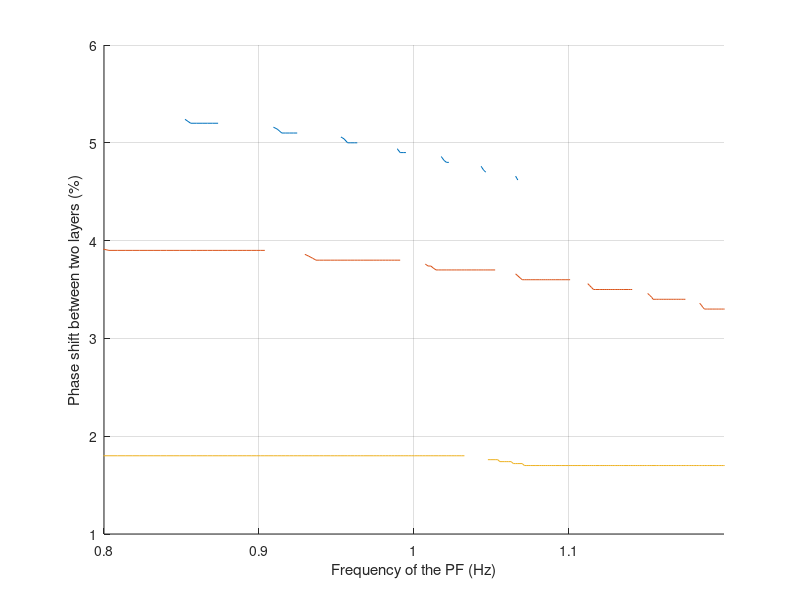

The MATLAB script that drew this image:
clear all
clc

load('F.mat')

load('PS1.mat')
S = PD;
load('PS2.mat')
M = PD;
load('PS3.mat')
L = PD;

G = 1.602:0.0001:1.625;

% figure(1)
% hold on 
% grid on
% plot(G,S)
% plot(G,M)
% plot(G,L)

figure(2)
hold on 
grid on
plot(F,S)
plot(F,M)
plot(F,L)
xlim([0.8 1.2])
xlabel('Frequency of the PF (Hz)')
ylabel('Phase shift between two layers (%)')
set(gcf,'Position',[500 200 600 400])
